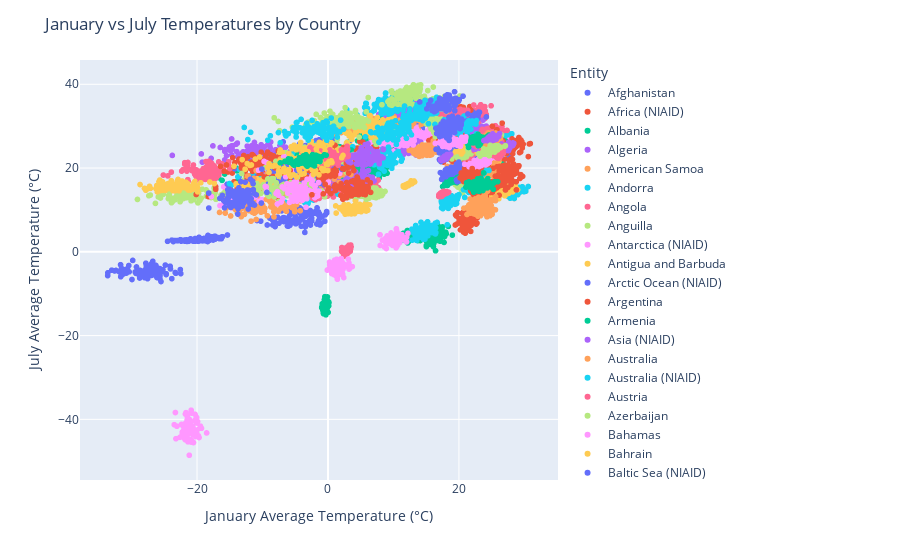

Source (notebook cell):
### Code cell
# Create scatter plot comparing January vs August temperatures
january_temps = df[df['Day'].dt.month == 1].rename(columns={'Monthly average': 'Jan_Temp'})[['Entity', 'Jan_Temp', 'Year']]

july_temps = df[df['Day'].dt.month == 7].rename(columns={'Monthly average': 'Jul_Temp'})[['Entity', 'Jul_Temp', 'Year']]

df_jan_july = january_temps.merge(july_temps, on=['Entity', 'Year'])

fig = px.scatter(df_jan_july, x='Jan_Temp', y='Jul_Temp', color='Entity')
fig.update_layout(title='January vs July Temperatures by Country',
                  xaxis_title='January Average Temperature (°C)',
                  yaxis_title='July Average Temperature (°C)')
fig.show()
